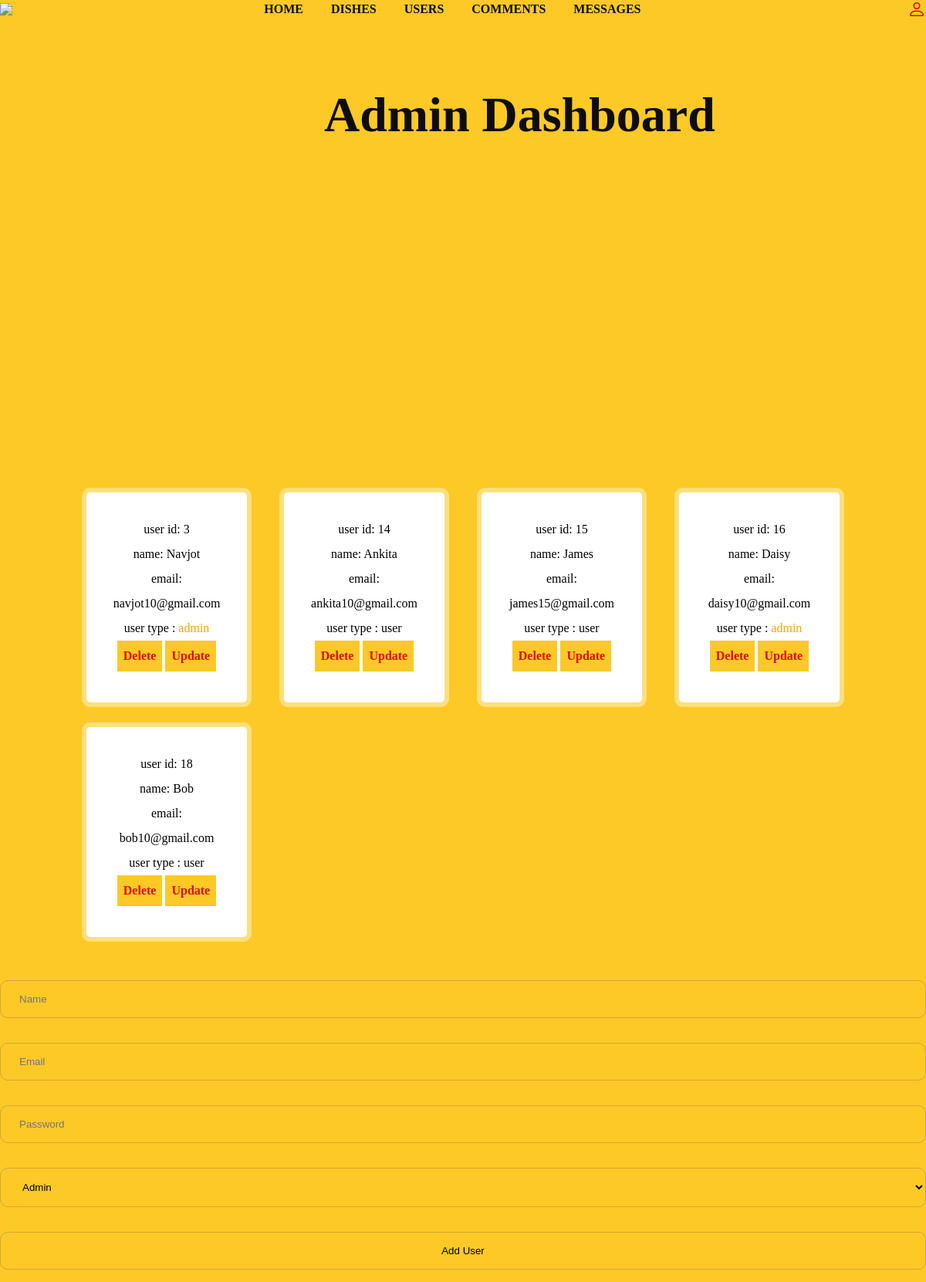
Screenshot of /admin_user.php (signed in) with the database file from the repository.
### tables this page shows
CREATE TABLE `users` (
  `id` int(255) NOT NULL,
  `name` varchar(255) NOT NULL,
  `email` varchar(255) NOT NULL,
  `password` varchar(255) NOT NULL,
  `user_type` varchar(255) NOT NULL DEFAULT 'user'
);

### admin_user.php (the view, shortened to what this page needs)
<?php
include 'connection.php';
?>
<!DOCTYPE html>
<html lang="en">
<head>
	<link rel="stylesheet" href="https://cdn.jsdelivr.net/npm/bootstrap-icons@1.9.1/font/bootstrap-icons.css">
</head>
<body>
	<?php include 'admin_header.php'; ?>
	<section class="message-container">
		<h1 class="title">total user account</h1>
		<div class="box-container">
			<?php
				$select_users = mysqli_query($conn,"SELECT * FROM `users`") or die('query failed');
				if (mysqli_num_rows($select_users)>0) {
					while($fetch_users = mysqli_fetch_assoc($select_users)){
			?>
			<div class="box">
				<p>user id: <span><?php echo $fetch_users['id']; ?></span></p>
				<p>name: <span><?php echo $fetch_users['name']; ?></span></p>
				<p>email: <span><?php echo $fetch_users['email']; ?></span></p>
				<p>user type : <span style="color:<?php if($fetch_users['user_type']=='admin'){echo 'orange';}; ?>"><?php echo $fetch_users['user_type']; ?></span></p>
				<a href="admin_user.php?delete=<?php echo $fetch_users['id']; ?>;" onclick="return confirm('delete this message');" class="delete">delete</a>
				<a href="update_users.php?update=<?php echo $fetch_users['id']; ?>" onclick="return confirm('Update this User');" class="update">update</a>
			</div>
			<?php
					}
				}else{
						echo '
							<div class="empty">
								<p>no products added yet!</p>
							</div>
						';
				}
			?>
		</div>
		<form action="admin_user.php" method="post">
		<input type="text" name="new_name" required placeholder="Name">
		<input type="email" name="new_email" required placeholder="Email">
		<input type="password" name="new_password" required placeholder="Password">
		<select name="new_user_type">
			<option value="admin">Admin</option>
		</select>
		<input type="submit" name="add_user" value="Add User">
	    </form>
	</section>
</body>
</html>

### rows the page displays
users: id "3", name "Navjot", email "navjot10@gmail.com", user_type "admin"
users: id "14", name "Ankita", email "ankita10@gmail.com", user_type "user"
users: id "15", name "James", email "james15@gmail.com", user_type "user"
users: id "16", name "Daisy", email "daisy10@gmail.com", user_type "admin"
users: id "18", name "Bob", email "bob10@gmail.com", user_type "user"
